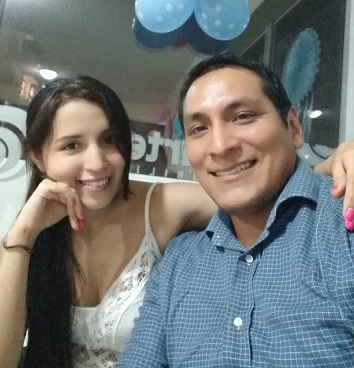
#> input picture sample.jpg, 354 x 368 px
$ python submission.py
#> lines starting #> are read from the running program, lines starting #| are printed output that depends on the picture; after the words box and inside, x2 and y2 are one past the last pixel; in counts of white or black regions, pixels touching at a corner belong together
# -*- coding: utf-8 -*-
"""
Created on Thu Aug  8 22:30:52 2019

@author: JORGE EDUARDO
"""

import cv2
#import matplotlib.pyplot as plt

# Points
p1=[]
p2=[]

def cut_img(action, x, y, flags, userdata):
  # Referencing global variables
  global p1, p2

  # Action to be taken when left mouse button is pressed
  if action==cv2.EVENT_LBUTTONDOWN:
      # Save first point
      p1=[(x,y)]

      #cv2.putText(img, "x =" + str(p1[0][0]) + "y =" + str(p1[0][1]), (10,50), cv2.FONT_HERSHEY_SIMPLEX, 0.4,(255,255,255), 2 )

  # Action to be taken when left mouse button is released
  elif action==cv2.EVENT_LBUTTONUP:
      # Save Second point
      p2=[(x,y)]

      #cv2.putText(img, "x =" + str(p2[0][0]) + "y =" + str(p2[0][1]), (10,70), cv2.FONT_HERSHEY_SIMPLEX, 0.4,(255,255,255), 2 )

      # Draw the square
      cv2.rectangle(source, p1[0], p2[0], (255,255,0), 2, cv2.LINE_AA)

      cut = img[p1[0][1]:p2[0][1],p1[0][0]:p2[0][0]]

      # Draw the circle
      cv2.imwrite("face.jpg",cut)

#################################################################################################################################

img = cv2.imread("sample.jpg",1)
#> img is the input picture: shape (368, 354, 3); mean B, G, R 118.5, 118.8, 114.4

dummy = img.copy()

cv2.namedWindow("Window")

# highgui function called when mouse events occur
cv2.setMouseCallback("Window", cut_img)

k = 0
# loop until "ESC" character is pressed
while k!=27 :
    cv2.imshow("Window", img)

    text = '''Choose top left corner, and drag,?'''

    cv2.putText(img, text , (10,30), cv2.FONT_HERSHEY_SIMPLEX, 0.6,(255,255,255), 2 );
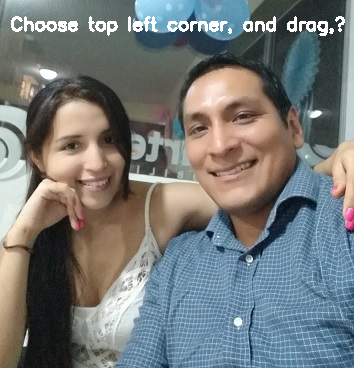
#> img: shape (368, 354, 3); 1.6% of pixels changed, all inside (x1, y1, x2, y2) = (11, 16, 345, 36)

    k = cv2.waitKey(20) & 0xFF
#> (key Esc is pressed here)

    # Another way of cloning
    if k==99:
    	img= dummy.copy()

cv2.destroyAllWindows()
